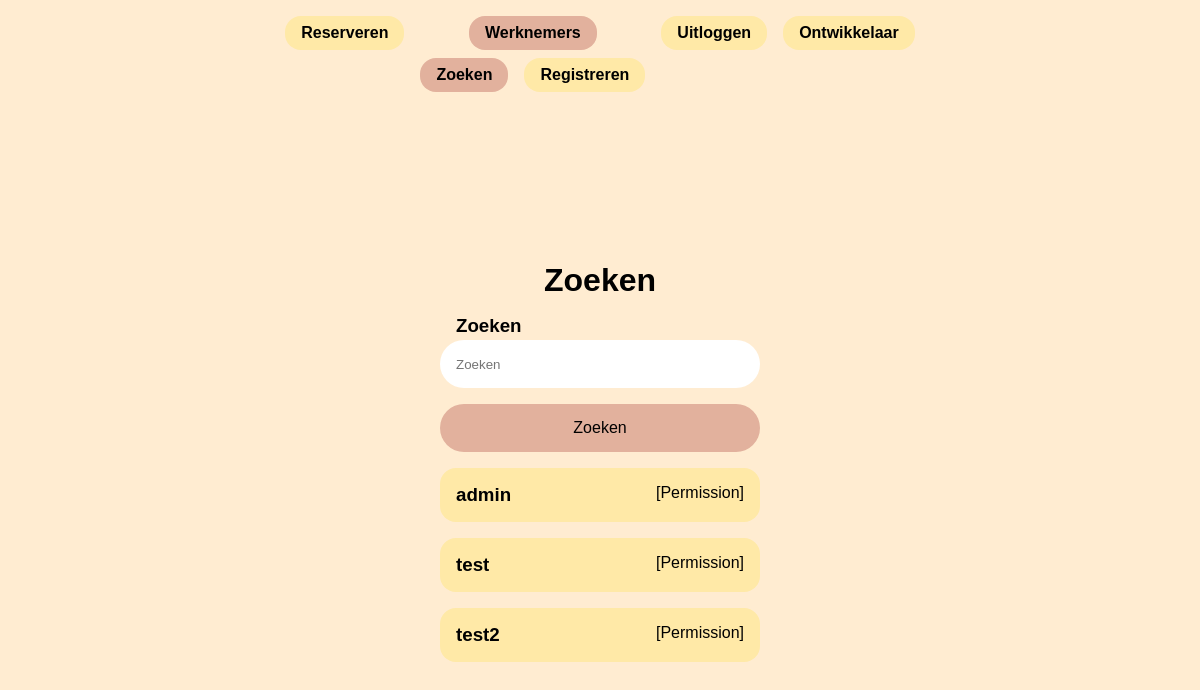
Screenshot of /?page=employees (signed in) with the database file from the repository.
### tables this page shows
CREATE TABLE `page` (
  `name` varchar(64) NOT NULL,
  `parent` varchar(64) NOT NULL,
  `display` varchar(64) NOT NULL,
  `order` int(8) NOT NULL DEFAULT 0,
  `permission` enum('user','admin') NOT NULL DEFAULT 'user'
);

CREATE TABLE `employee` (
  `name` varchar(64) NOT NULL,
  `hash` varchar(100) NOT NULL,
  `permission` enum('user','admin') NOT NULL
);

### classes/Database.php (called while the page is built, shortened)
<?php
class Database
{
    public static function getPDO(): PDO
    {
        static $pdo = new PDO("mysql:host=localhost;dbname=fietsverhuur_de_elstar", "root", "");
        return $pdo;
    }
}

### classes/Page.php (called while the page is built, shortened)
<?php
require_once("classes/Database.php");
class Page
{
    private string $name;
    private string $display;
    private function __construct(string $name, string $display)
    {
        $this->name = $name;
        $this->display = $display;
    }
    public function getName()
    {
        return $this->name;
    }
    public function getDisplay()
    {
        return $this->display;
    }
    public function getChildren(): array
    {
        $params = array(":parent" => $this->name);
        $sth = Database::getPDO()->prepare("SELECT `name`, `display` FROM `page` WHERE `parent` = :parent ORDER BY `order`;");
        $sth->execute($params);
        $children = array();
        while ($row = $sth->fetch())
        {
            $child = new Page($row["name"], $row["display"]);
            $children[] = $child;
        }
        return $children;
    }
    public static function getRootChildren(): array
    {
        $sth = Database::getPDO()->prepare("SELECT `name`, `display` FROM `page` WHERE `parent` = '' ORDER BY `order`;");
        $sth->execute();
        $children = array();
        while ($row = $sth->fetch())
        {
            $child = new Page($row["name"], $row["display"]);
            $children[] = $child;
        }
        return $children;
    }
}

### classes/Employee.php (called while the page is built, shortened)
<?php
require_once("classes/Database.php");
class Employee
{
    private string $name;
    private function __construct(string $name, string $hash, Permission $permission)
    {
        $this->name = $name;
    }
    public function getName(): string
    {
        return $this->name;
    }
    public static function like($match): array
    {
        $params = array(":match" => $match);
        $sth = Database::getPDO()->prepare("SELECT `name`, `hash`, `permission` FROM `employee` WHERE `name` LIKE :match;");
        $sth->execute($params);
        $employees = array();
        while ($row = $sth->fetch())
        {
            $name = $row["name"];
            $hash = $row["hash"];
            $permission = Permission::from($row["permission"]);
            $employees[] = new Employee($name, $hash, $permission);
        }
        return $employees;
    }
}

### pages/employees/search.php (the view, shortened to what this page needs)
<form method="POST">
    <header>Zoeken</header>
    <label class="field">
        <header>
            <h3>Zoeken<h3>
        </header>
        <input type="text" name="search" value="<?= htmlspecialchars($_SESSION["employee-search"] ?? "") ?>" placeholder="Zoeken" autofocus onfocus="this.select()" />
    </label>
    <input type="submit" name="employees" value="Zoeken" />
</form>
<?php if (isset($_SESSION["employee-search"])) : ?>
    <?php foreach (Employee::like("%" . $_SESSION["employee-search"] . "%") as $employee) : ?>
        <p><?= $employee->getName() ?></p>
    <?php endforeach ?>
<?php else : ?>
    <?php foreach (Employee::like("%") as $employee) : ?>
        <div class="employee">
            <header>
                <h3><?= $employee->getName() ?></h3>
                <span>[Permission]</span>
            </header>
        </div>
    <?php endforeach ?>
<?php endif ?>

### header.php
<?php
$current = $children[0];
for ($i = 0; $i < count($children); $i++)
{
    if (str_starts_with($page, $children[$i]->getName()))
    {
        $current = $children[$i];
        break;
    }
}
?>
<ul>
    <?php foreach ($children as $child) : ?>
        <?php if ($child == $current) : ?>
            <?php $children = $child->getChildren(); ?>
            <?php if ($children) : ?>
                <div class="folder">
                    <a href="?page=<?= $child->getName() ?>">
                        <li class="current"><?= $child->getDisplay() ?></li>
                    </a>
                    <?php require("header.php"); ?>
                </div>
            <?php else : ?>
                <a href="?page=<?= $child->getName() ?>">
                    <li class="current"><?= $child->getDisplay() ?></li>
                </a>
            <?php endif ?>
        <?php else : ?>
            <a href="?page=<?= $child->getName() ?>">
                <li><?= $child->getDisplay() ?></li>
            </a>
        <?php endif ?>
    <?php endforeach ?>
</ul>

### css/style.css (style rules this page uses)
:root { --background-color: #ffECD1; --active-color: #E2B19D; --highlight-color: #ffE9A7; --input-color: #FFF; --error-color: #F00; }
body { margin: 0; padding: 0; min-height: 100vh; display: flex; flex-direction: column; font-family: Arial, Helvetica, sans-serif; background-color: var(--background-color); }

### css/form.css (style rules this page uses)
form { margin: 0; padding: 0; width: 20rem; display: flex; flex-direction: column; gap: 1rem; align-items: stretch; }
form > header { margin: 0; padding: 0; font-size: 2rem; font-weight: bolder; text-align: center; }
form label { margin: 0; padding: 0; display: flex; flex-direction: row; align-items: center; gap: .5em; }
form .field { margin: 0; padding: 0; display: flex; flex-direction: column; align-items: stretch; gap: .2rem; }
form .field > header { margin: 0 1rem; padding: 0; display: flex; flex-direction: row; justify-content: space-between; align-items: center; gap: 1rem; }
form .field > header h3 { margin: 0; padding: 0; white-space: nowrap; }
form input { margin: 0; padding: 0 1rem; height: 3rem; border-radius: 1.5rem; border-width: 0; background-color: var(--input-color); }
form input[type="submit"] { font-size: 1rem; background-color: var(--active-color); cursor: pointer; transition: filter .2s; }

### css/header.css (style rules this page uses)
#header ul { margin: .5rem 0 0 0; padding: 0; display: flex; flex-direction: row; align-items: flex-start; gap: 1rem; list-style: none; }
#header .folder { display: flex; flex-direction: column; align-items: center; list-style: none; }
#header li { margin: 0; padding: .5rem 1rem; border-radius: 1rem; background-color: var(--highlight-color); transition: filter .2s; font-weight: bold; }
#header li.current { margin: 0; padding: .5rem 1rem; border-radius: 1rem; background-color: var(--active-color); }
#header a { color: black; text-decoration: none; }

### css/reserve.css (style rules this page uses)
a { text-decoration: none; color: black; }

### css/search.css (style rules this page uses)
.employee { margin: 0; padding: 1rem; width: 100%; border-radius: 1rem; box-sizing: border-box; background-color: var(--highlight-color); }
.employee > header { display: flex; flex-direction: row; justify-content: space-between; }
.employee > header h3 { margin: 0; padding: 0; }

### rows the page displays
page: display "Reserveren"
page: display "Werknemers"
page: display "Zoeken"
page: display "Registreren"
page: display "Uitloggen"
page: display "Ontwikkelaar"
employee: permission "admin"
employee: name "test"
employee: name "test2"
